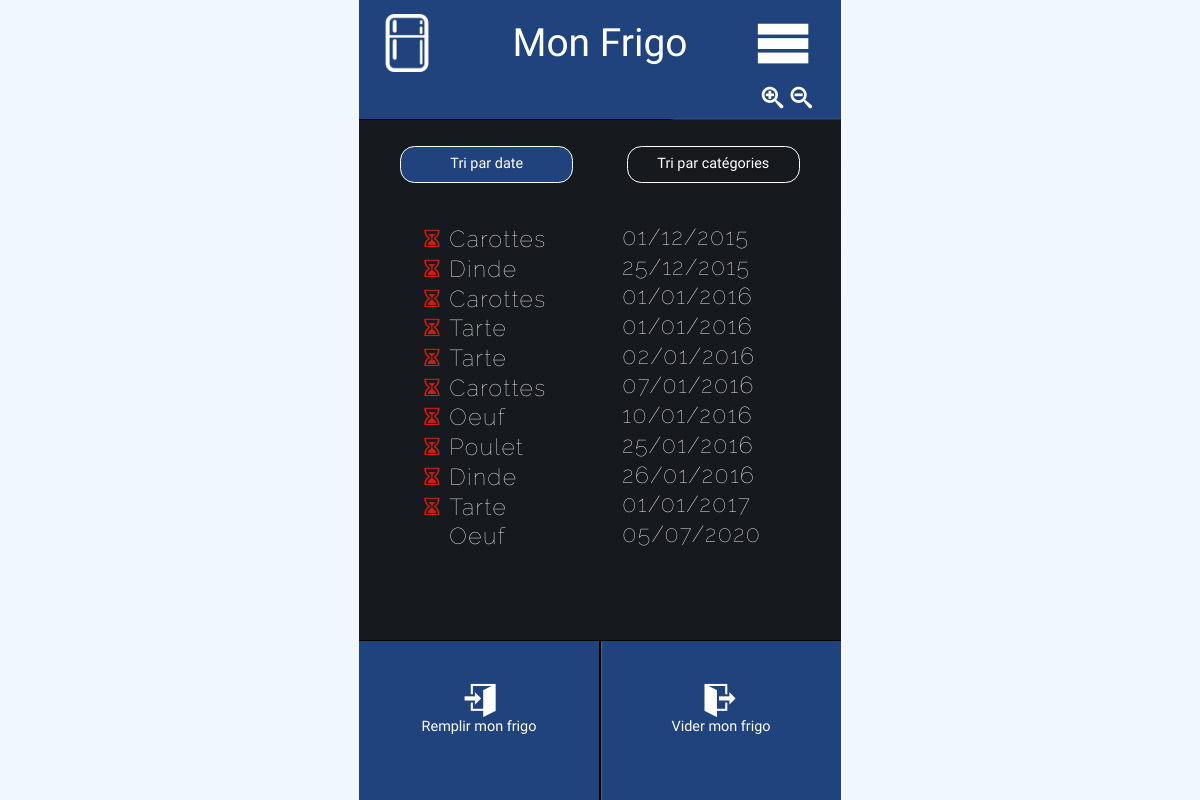
Page /index.php?style=2 on the committed database.
### tables this page shows
CREATE TABLE `contient` (
  `idContient` int(10) unsigned NOT NULL AUTO_INCREMENT,
  `idConteneur` tinyint(3) unsigned NOT NULL,
  `idAliment` tinyint(3) unsigned NOT NULL,
  `dateFin` date NOT NULL,
  `consomme` bit(1) NOT NULL,
  PRIMARY KEY (`idContient`),
  KEY `idConteneur` (`idConteneur`),
  KEY `idAliment` (`idAliment`),
  CONSTRAINT `contient_ibfk_1` FOREIGN KEY (`idConteneur`) REFERENCES `conteneur` (`idConteneur`) ON DELETE CASCADE ON UPDATE CASCADE,
  CONSTRAINT `contient_ibfk_2` FOREIGN KEY (`idAliment`) REFERENCES `aliment` (`idAliment`) ON DELETE CASCADE ON UPDATE CASCADE
);

CREATE TABLE `aliment` (
  `idAliment` tinyint(3) unsigned NOT NULL AUTO_INCREMENT,
  `nom` varchar(50) NOT NULL,
  `idCategorie` tinyint(3) unsigned NOT NULL,
  PRIMARY KEY (`idAliment`),
  UNIQUE KEY `nom` (`nom`),
  KEY `idCategorie` (`idCategorie`),
  CONSTRAINT `aliment_ibfk_1` FOREIGN KEY (`idCategorie`) REFERENCES `categorie` (`idCategorie`) ON DELETE CASCADE ON UPDATE CASCADE
);

### includes/init.php (called while the page is built, shortened)
<?php
include_once ('./includes/Db.php');
$db = new \Sylvain\Db(1);

### includes/Db.php (called while the page is built, shortened)
<?php
class Db {
    private $dbName;
    private $dbUser;
    private $dbPass;
    private $idConteneur;
    private $db;
    public function __construct($idConteneur) {
        $this->dbName = 'frigo';
        $this->dbUser = '';
        $this->dbPass = '';
        $this->idConteneur = $idConteneur;
    }
    public function connect() {
        try {
            $this->db = new PDO('mysql:host=mariadb;dbname='. $this->dbName.';charset=utf8', $this->dbUser, $this->dbPass);
            $this->db->setAttribute(PDO::ATTR_ERRMODE,PDO::ERRMODE_EXCEPTION);
        } catch(PDOException $e) {
            echo 'La base de donnée n\'est pas disponible';
        }
    }
    public function getContent($sortByCategorie = false) {
        $sql = 'SELECT contient.dateFin,  contient.consomme, aliment.nom AS nom_aliment, categorie.nom AS nom_categorie
                FROM contient
                INNER JOIN aliment
                ON contient.idAliment = aliment.idAliment
                INNER JOIN categorie
                ON aliment.idCategorie = categorie.idCategorie
                WHERE contient.idConteneur = :idConteneur';
        $sortByCategorie ? $sql = $sql . ' ORDER BY categorie.idCategorie, contient.dateFin' : $sql = $sql . ' ORDER BY contient.dateFin';
        try {
            $prepare = $this->db->prepare($sql);
            $prepare->bindValue(':idConteneur', $this->idConteneur, PDO::PARAM_INT);
            if($prepare->execute()){
                $result = $prepare->fetchAll(PDO::FETCH_OBJ);
                return $result;
            }
        } catch(PDOException $e) {
            echo 'Erreur de récupération des données';
        }
        return null;
    }
}

### index.php (the view, shortened to what this page needs)
<?php
include_once ('./includes/init.php');
?>
<!DOCTYPE html>
<html lang="en">
<?php
include('./includes/head.php');
?>
<body>
<div class="container">
    <?php include('./includes/body_header.php') ?>
    <?php include('./includes/body_nav.php') ?>
    <section class="main">
        <div class="home">
            <div class="sort">
                <div class="left">
                    <a href="/" class="active">Tri par date</a>
                </div>
                <div class="right">
                    <a href="/?sort=categorie">Tri par catégories</a>
                </div>
            </div>
            <div class="list">
                <?php
                function setLiClass($date){
                    if(strtotime($date) < strtotime('today')){
                        $liClass = 'passed';
                    } elseif(strtotime($date) == strtotime('today')){
                        $liClass = 'today';
                    } else {
                        $liClass = 'futur';
                    }
                    return $liClass;
                }
                if(isset($_GET['sort']) && $_GET['sort']==='categorie'){
                    $contents = $db->getContent(true);
                    $categorie = '';
                    foreach($contents as $k=>$item){
                        $liClass = setLiClass($item->dateFin);
                        if($item->nom_categorie != $categorie){
                            if($categorie != ''){
                                echo '</ul>';
                            }
                            echo '<h4>'. $item->nom_categorie. '</h4>';
                            echo '<ul>';
                            $categorie = $item->nom_categorie;
                        }
                        echo '<li class="'.$liClass.'"><a href="#"><span class="name">'.$item->nom_aliment.'</span><span
                        class="date-list">'.date('d/m/Y',strtotime($item->dateFin)).'</span></a></li>';
                    }
                    if($categorie != ''){
                        echo '</ul>';
                    }
                } else {
                    echo '<ul>';
                    $contents = $db->getContent(false);
                    foreach($contents as $item){
                        $liClass = setLiClass($item->dateFin);
                        echo '<li class="'.$liClass.'"><a href="#"><span class="name">'.$item->nom_aliment.'</span><span
                        class="date-list">'.date('d/m/Y',strtotime($item->dateFin)).'</span></a></li>';
                    }
                    echo '</ul>';
                }
                ?>
            </div>
        </div>
    </section>
    <?php include('./includes/body_footer.php') ?>
</div>
</body>
</html>

### css/style2.css (style rules this page uses)
html, body, div, span, applet, object, iframe, h1, h2, h3, h4, h5, h6, p, blockquote, pre, a, abbr, acronym, address, big, cite, code, del, dfn, em, img, ins, kbd, q, s, samp, small, strike, strong, sub, sup, tt, var, b, u, i, center, dl, dt, dd, ol, ul, li, fieldset, form, label, legend, table, caption, tbody, tfoot, thead, tr, th, td, article, aside, canvas, details, embed, figure, figcaption, footer, header, hgroup, menu, nav, output, ruby, section, summary, time, mark, audio, video { margin: 0; padding: 0; border: 0; font-size: 100%; font: inherit; vertical-align: baseline; }
article, aside, details, figcaption, figure, footer, header, hgroup, menu, nav, section { display: block; }
body { line-height: 1; }
ol, ul { list-style: none; }
* { box-sizing: border-box; }
html { font-size:100%; height: 100%; }
body { color: black; font-family: "Julius sans One", sans-serif; width: 100%; height: 100%; background-color: aliceblue; }
a { text-decoration: none; color: white; }
.container { max-width: 100%; max-height: 100%; width: 500px; position: relative; margin: auto; color: white; }
section.main { position: absolute; left: 0; right: 0; top: 15%; bottom: 20%; background-color: rgb(22, 26, 31); box-shadow: 0px 1px 2px rgba(255,255,255,0.5); padding: 1rem; overflow-x: hidden; }
section.main .home, section.main .fill, section.main .empty { width: 100%; height: 100%; overflow-y: auto; }
section.main .home .sort { text-align: center; font-size:1rem; padding-top: 0.8rem; padding-bottom: 0.8rem; }
section.main .home .sort .left { display: inline-block; float: left; width: 50%; }
section.main .home .sort .right { display: inline-block; float: right; width: 50%; }
section.main .home .sort a { display: inline-block; width: 12rem; max-width: 90%; border: 1px solid white; border-radius: 1rem; padding: 0.7rem 1rem; }
section.main .home .sort a.active { background-color: #20437d; }
section.main .home .list { font-family: Raleway, sans-serif; font-weight: 100; padding-top: 2rem; padding-left: 1.5rem; font-size:1.6rem; width: 90%; margin: auto; }
section.main .home .list ul li { width: 26rem; margin:auto; line-height: 1.9rem; letter-spacing:0.1rem; text-transform: capitalize; }
section.main .home .list ul li a span.name, section.main div.empty form .list ul span.name { display: inline-block; vertical-align: middle; width: 12rem; height: 1.9rem; overflow: hidden; text-overflow: ''; }
section.main .home .list .passed:before, section.main .empty .list .passed:before { font-family: 'icomoon'; font-size: 1.2rem; speak: none; font-style: normal; font-weight: normal; font-variant: normal; text-transform: none; line-height: 1.2rem; content:"\e905"; color: #d51b10; padding-right: 0.5rem; vertical-align: middle; }
section.main .home .list .futur:before, section.main .empty .list .futur:before { font-family: 'icomoon'; font-size: 1.2rem; speak: none; font-style: normal; font-weight: normal; font-variant: normal; text-transform: none; line-height: 1.2rem; content:"\e905"; color: transparent; padding-right: 0.5rem; vertical-align: middle; }
@media only screen and (min-device-width: 481px),
only screen and (max-device-width: 480px) and (orientation: landscape) { .container:before { content: ""; display: block; padding-top: 166%; } }

### rows in the picture
contient: idAliment.nom "Carottes…", dateFin "01/12/2015"
contient: idAliment.nom "Dinde", dateFin "25/12/2015"
contient: idAliment.nom "Carottes…", dateFin "01/01/2016"
contient: idAliment.nom "Tarte", dateFin "01/01/2016"
contient: idAliment.nom "Tarte", dateFin "02/01/2016"
contient: idAliment.nom "Carottes…", dateFin "07/01/2016"
contient: idAliment.nom "Oeuf", dateFin "10/01/2016"
contient: idAliment.nom "Poulet", dateFin "25/01/2016"
contient: idAliment.nom "Dinde", dateFin "26/01/2016"
contient: idAliment.nom "Tarte", dateFin "01/01/2017"
contient: idAliment.nom "Oeuf", dateFin "05/07/2020"

### other values in the picture
$txt1 "Remplir mon frigo"
$txt2 "Vider mon frigo"
